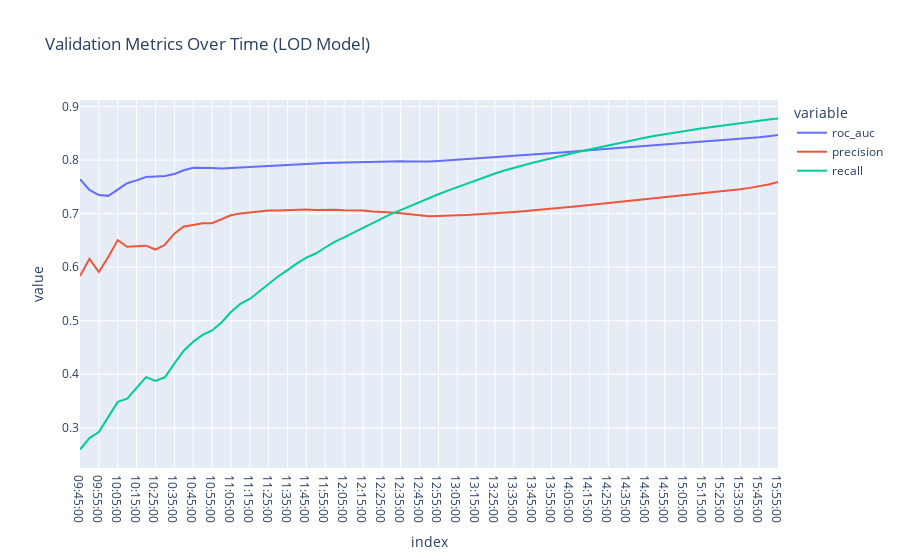

Source (notebook cell):
### Code cell
import datetime
import plotly.express as px


time_range = [datetime.time(hour, minute) for hour in range(9, 16) for minute in range(0, 60, 5)]
time_range = [x for x in time_range if x >= datetime.time(9,45)]
df_val = pd.DataFrame()
for t in time_range:
    X_val = X_test.loc[X_test['time'] <= t].copy()
    y_val = y_test.loc[X_val.index, 'lod_in'].copy()

    y_pred_val = pipeline_lod.predict_proba(X_val)[:,-1]

    df_val.loc[t, [
        'roc_auc',
        'precision',
        'recall'
    ]] =  roc_auc_score(y_val, y_pred_val), precision_score(y_val, y_pred_val > 0.5), recall_score(y_val, y_pred_val > 0.5)


fig = px.line(df_val, title='Validation Metrics Over Time (LOD Model)')
fig.show()
